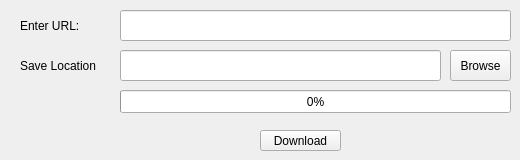
    <widget class="QWidget" name="tab">
     <attribute name="title">
      <string>any file</string>
     </attribute>
     <widget class="QLineEdit" name="lineEdit_2">
      <property name="geometry">
       <rect>
        <x>120</x>
        <y>50</y>
        <width>321</width>
        <height>31</height>
       </rect>
      </property>
     </widget>
     <widget class="QProgressBar" name="progressBar">
      <property name="geometry">
       <rect>
        <x>120</x>
        <y>90</y>
        <width>391</width>
        <height>23</height>
       </rect>
      </property>
      <property name="styleSheet">
       <string notr="true"/>
      </property>
      <property name="value">
       <number>0</number>
      </property>
     </widget>
     <widget class="QLabel" name="label">
      <property name="geometry">
       <rect>
        <x>20</x>
        <y>10</y>
        <width>61</width>
        <height>31</height>
       </rect>
      </property>
      <property name="text">
       <string>Enter URL:</string>
      </property>
     </widget>
     <widget class="QLineEdit" name="lineEdit">
      <property name="enabled">
       <bool>true</bool>
      </property>
      <property name="geometry">
       <rect>
        <x>120</x>
        <y>10</y>
        <width>391</width>
        <height>31</height>
       </rect>
      </property>
     </widget>
     <widget class="QPushButton" name="pushButton_2">
      <property name="geometry">
       <rect>
        <x>450</x>
        <y>50</y>
        <width>61</width>
        <height>31</height>
       </rect>
      </property>
      <property name="text">
       <string>Browse</string>
      </property>
     </widget>
     <widget class="QPushButton" name="pushButton">
      <property name="geometry">
       <rect>
        <x>260</x>
        <y>130</y>
        <width>81</width>
        <height>21</height>
       </rect>
      </property>
      <property name="text">
       <string>Download</string>
      </property>
     </widget>
     <widget class="QLabel" name="label_2">
      <property name="geometry">
       <rect>
        <x>20</x>
        <y>50</y>
        <width>81</width>
        <height>31</height>
       </rect>
      </property>
      <property name="text">
       <string>Save Location</string>
      </property>
     </widget>
    </widget>
